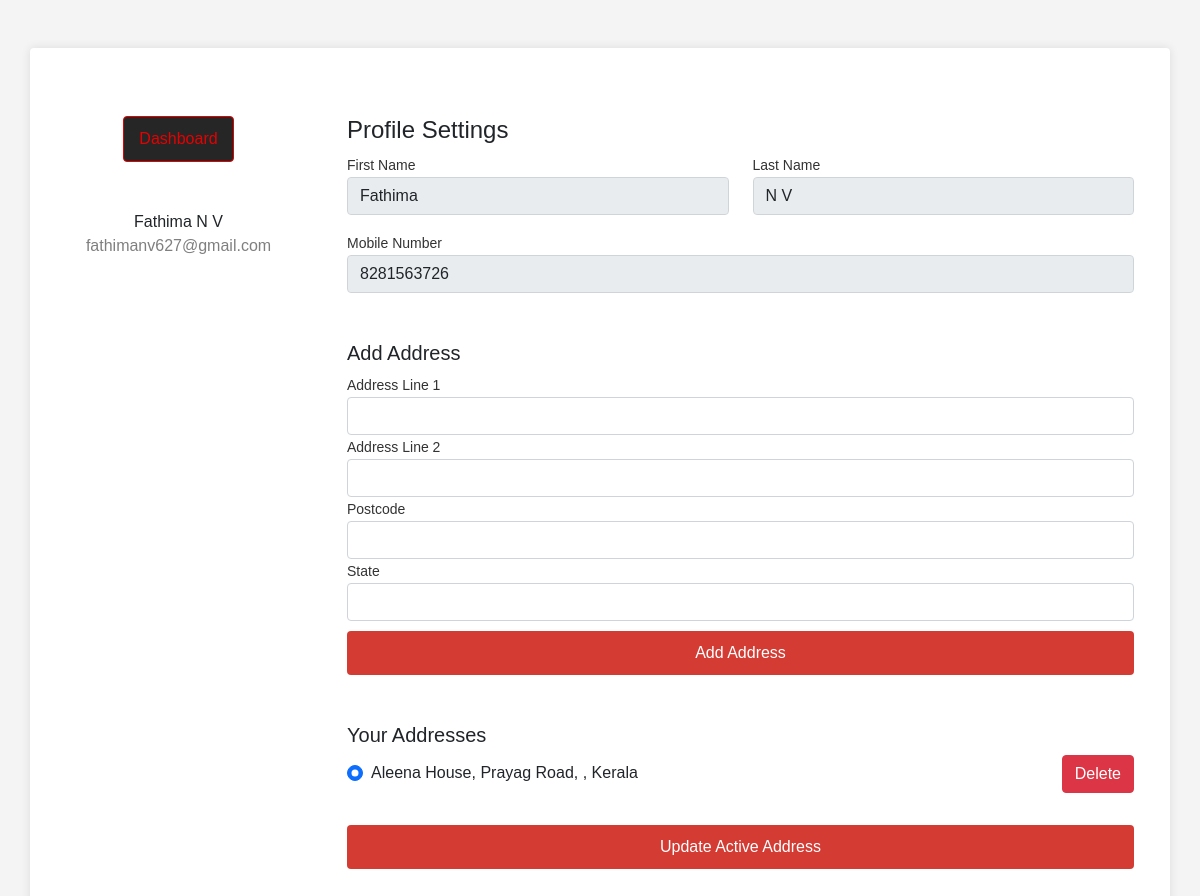
Page /seller/myprofile.php (signed in) on the committed database.
### tables this page shows
CREATE TABLE `user` (
  `user_id` int(11) NOT NULL,
  `first_name` varchar(30) NOT NULL,
  `last_name` varchar(30) NOT NULL,
  `contact_no` varchar(20) DEFAULT NULL,
  `email` varchar(50) NOT NULL,
  `password` varchar(255) NOT NULL,
  `user_type` enum('user','seller') NOT NULL,
  `created_at` timestamp NOT NULL DEFAULT current_timestamp(),
  `last_active` timestamp NULL DEFAULT NULL
);

CREATE TABLE `addresses` (
  `address_id` int(11) NOT NULL,
  `user_id` int(11) NOT NULL,
  `address_line1` varchar(255) NOT NULL,
  `address_line2` varchar(255) DEFAULT NULL,
  `postcode` varchar(20) NOT NULL,
  `state` varchar(100) NOT NULL,
  `is_active` tinyint(1) DEFAULT 0
);

### seller/myprofile.php (the view, shortened to what this page needs)
<?php
include '../db_connect.php';
$seller_id = $_SESSION['user_id'];
$stmt = $conn->prepare("SELECT * FROM user WHERE user_id = ?");
$stmt->bind_param("i", $seller_id);
$stmt->execute();
$user = $stmt->get_result()->fetch_assoc();
$stmt = $conn->prepare("SELECT * FROM addresses WHERE user_id = ?");
$stmt->bind_param("i", $seller_id);
$stmt->execute();
$addresses = $stmt->get_result();
$addressesArray = [];
while ($address = $addresses->fetch_assoc()) {
    $addressesArray[] = $address;
}
?>
<!doctype html>
<html>
<head>
    <link href='https://cdn.jsdelivr.net/npm/bootstrap@5.0.0-alpha1/dist/css/bootstrap.min.css' rel='stylesheet'>
</head>
<body>
    <div class="container rounded bg-white mt-5 mb-5">
        <div class="row">
            <div class="col-md-3 border-right">
                <div class="d-flex flex-column align-items-center text-center p-3 py-5">
                    <button onclick="location.href='seller_dashboard.php'" class="logout-btn">Dashboard</button><br><br>
                    <span class="font-weight-bold"><?php echo htmlspecialchars($user['first_name']) . ' ' . htmlspecialchars($user['last_name']); ?></span>
                    <span class="text-black-50"><?php echo htmlspecialchars($user['email']); ?></span>
                </div>
            </div>
            <div class="col-md-9 border-right">
                <div class="p-3 py-5">
                    <h4 class="text-left">Profile Settings</h4>
                    <div class="row mt-2">
                        <div class="col-md-6"><label class="labels">First Name</label><input type="text" class="form-control" value="<?php echo htmlspecialchars($user['first_name']); ?>" readonly></div>
                        <div class="col-md-6"><label class="labels">Last Name</label><input type="text" class="form-control" value="<?php echo htmlspecialchars($user['last_name']); ?>" readonly></div>
                    </div>
                    <div class="row mt-3">
                        <div class="col-md-12"><label class="labels">Mobile Number</label><input type="text" class="form-control" value="<?php echo htmlspecialchars($user['contact_no']); ?>" readonly></div>
                    </div>
                    <div class="mt-5">
                        <h5 class="text-left">Add Address</h5>
                        <form id="addAddressForm" method="POST" action="add_address.php">
                            <div class="row">
                                <div class="col-md-12">
                                    <label class="labels">Address Line 1</label>
                                    <input type="text" class="form-control" name="address_line1" required>
                                </div>
                                <div class="col-md-12">
                                    <label class="labels">Address Line 2</label>
                                    <input type="text" class="form-control" name="address_line2">
                                </div>
                                <div class="col-md-12">
                                    <label class="labels">Postcode</label>
                                    <input type="text" class="form-control" name="postcode" required>
                                </div>
                                <div class="col-md-12">
                                    <label class="labels">State</label>
                                    <input type="text" class="form-control" name="state" required>
                                </div>
                            </div>
                            <button type="submit" class="btn profile-button">Add Address</button>
                        </form>
                    </div>
                    <div class="mt-5">
                        <h5 class="text-left">Your Addresses</h5>
                        <form id="addressSelectionForm" method="POST" action="set_active_address.php">
                            <?php
                            foreach ($addressesArray as $address) {
                                echo '<div class="d-flex justify-content-between align-items-center mb-3">';
                                echo '<div class="form-check">';
                                echo '<input class="form-check-input" type="radio" name="address_id" value="' . htmlspecialchars($address['address_id']) . '"' . ($address['is_active'] ? ' checked' : '') . '>';
                                echo '<label class="form-check-label">' . htmlspecialchars($address['address_line1']) . ', ' . htmlspecialchars($address['address_line2']) . ', ' . htmlspecialchars($address['postcode']) . ', ' . htmlspecialchars($address['state']) . '</label>';
                                echo '</div>';
                                echo '<button type="button" class="btn btn-danger delete-address" data-id="' . htmlspecialchars($address['address_id']) . '">Delete</button>';
                                echo '</div>';
                            }
                            ?>
                            <button type="submit" class="btn btn-primary profile-button mt-3">Update Active Address</button>
                        </form>
                    </div>
                </div>
            </div>
        </div>
    </div>
</body>
</html>

### seller/myprofile.php (style rules this page uses)
body { background-color: #f4f4f4; font-family: Arial, sans-serif; margin: 0; padding: 0; }
.container { background-color: white; border-radius: 8px; box-shadow: 0 0 10px rgba(0, 0, 0, 0.1); margin-top: 50px; padding: 20px; }
.profile-button { background-color: #d33b33; border: none; color: white; margin-top: 10px; padding: 10px; width: 100%; }
.labels { font-size: 14px; color: #333; }
.logout-btn { background-color: #262626; color: #e60000; border: 1px solid #e60000; padding: 10px 15px; cursor: pointer; border-radius: 4px; }

### rows in the picture
user: first_name "Fathima", last_name "N V", email "fathimanv627@gmail.com", contact_no "8281563726"
addresses: is_active "☑", address_line1 "Aleena House", address_line2 "Prayag Road", state "Kerala"
